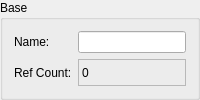
         <widget class="QGroupBox" name="baseGroupBox" >
          <property name="enabled" >
           <bool>true</bool>
          </property>
          <property name="sizePolicy" >
           <sizepolicy vsizetype="Maximum" hsizetype="Preferred" >
            <horstretch>0</horstretch>
            <verstretch>0</verstretch>
           </sizepolicy>
          </property>
          <property name="title" >
           <string>Base</string>
          </property>
          <property name="checkable" >
           <bool>false</bool>
          </property>
          <layout class="QGridLayout" name="gridLayout" >
           <item row="0" column="1" >
            <widget class="QLineEdit" name="baseNameText" />
           </item>
           <item row="0" column="0" >
            <widget class="QLabel" name="label" >
             <property name="text" >
              <string>Name:</string>
             </property>
            </widget>
           </item>
           <item row="1" column="0" >
            <widget class="QLabel" name="label_8" >
             <property name="text" >
              <string>Ref Count:</string>
             </property>
            </widget>
           </item>
           <item row="1" column="1" >
            <widget class="QLabel" name="baseRefCountLabel" >
             <property name="frameShape" >
              <enum>QFrame::StyledPanel</enum>
             </property>
             <property name="text" >
              <string>0</string>
             </property>
            </widget>
           </item>
          </layout>
         </widget>
